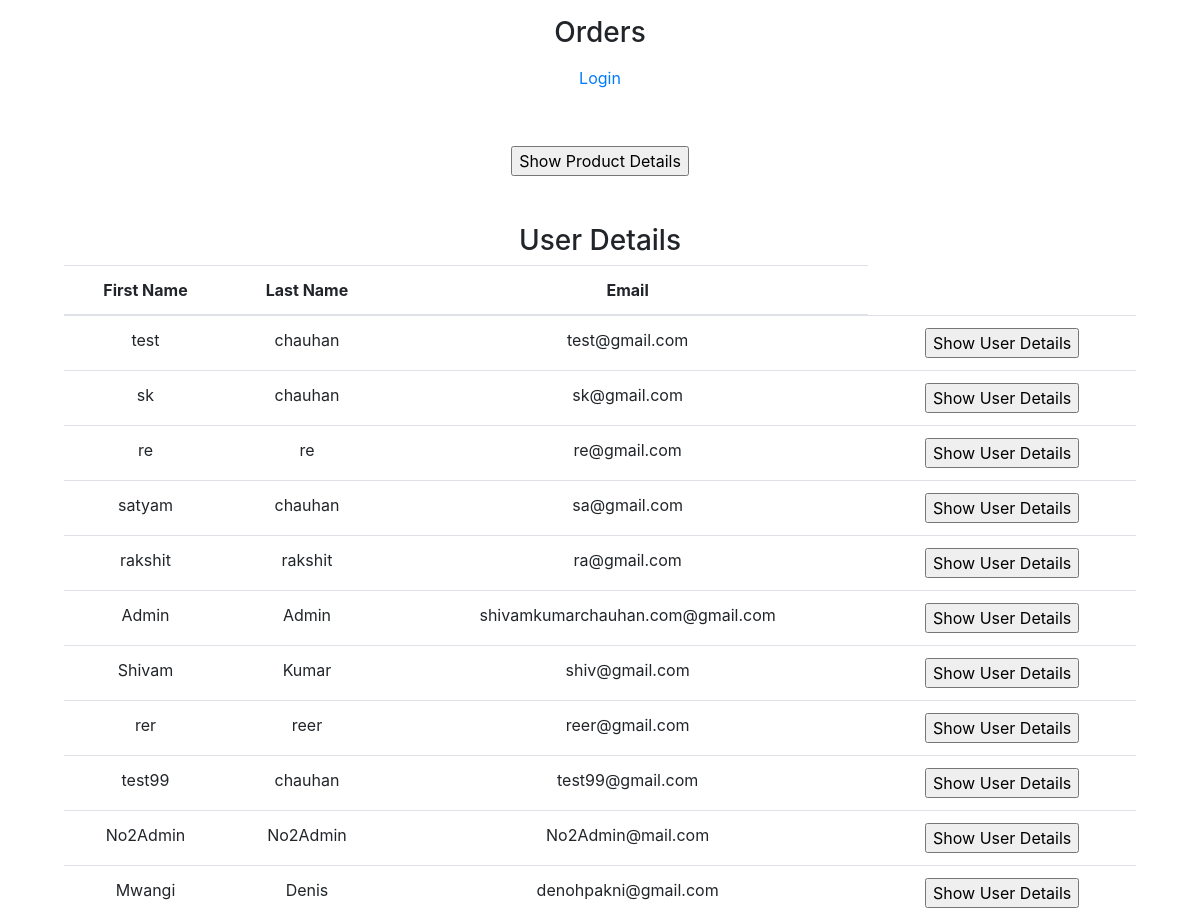
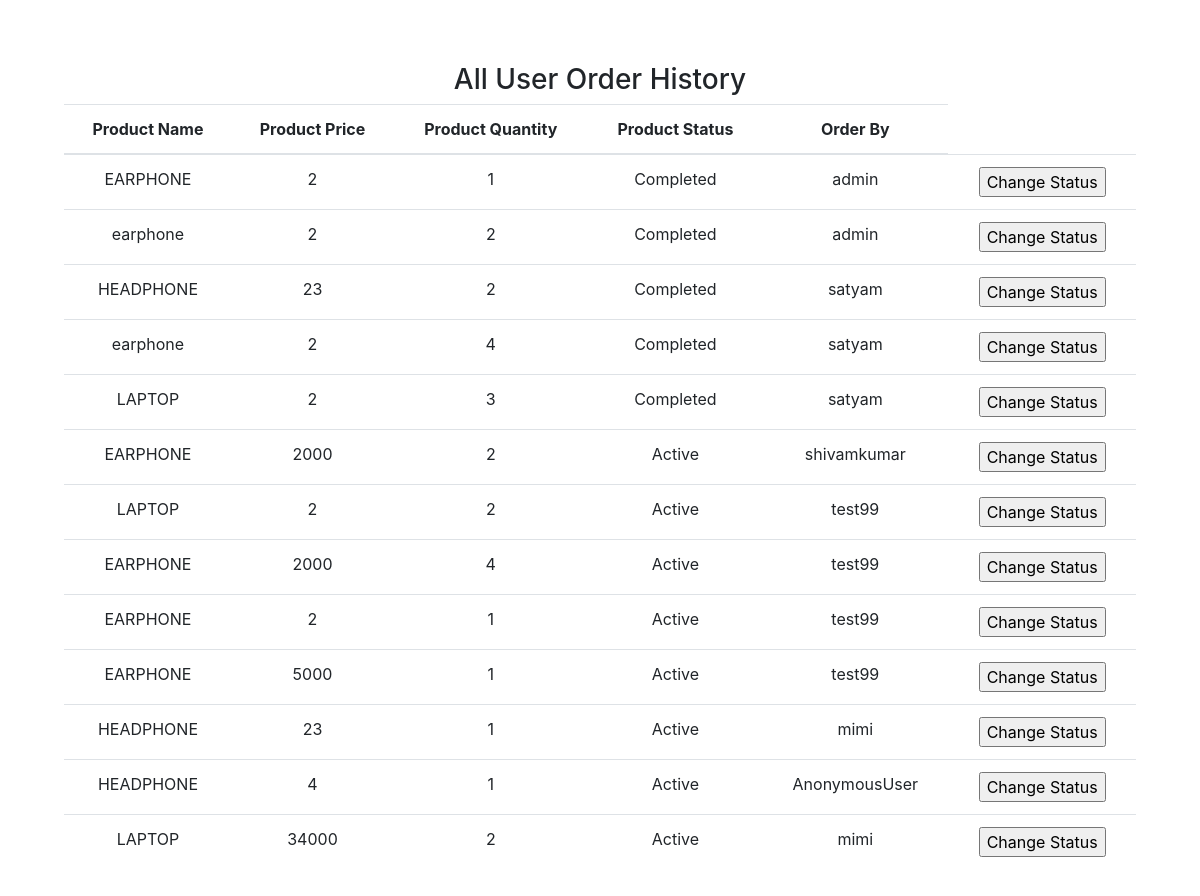
/accounts/admin-dashboard, run on the app's committed database (2 pictures, top to bottom).
### accounts/models.py (models this page shows)
class PlaceOrderModel(models.Model):
    order_by = models.CharField(max_length=20, null=True)
    product_name = models.CharField(max_length=50, null=True)
    product_quantity = models.IntegerField(choices=PRODUCT_QUANTITY, default=1)
    product_price = models.IntegerField(null=True)
    product_status = models.CharField(max_length=10, null=True)

### accounts/views.py (the view)
# urls.py: path('admin-dashboard', views.adminDashboard, name='admin-dashboard'),
def adminDashboard(request):
    allUserDetails = User.objects.all()
    orderDetail = PlaceOrderModel.objects.all()
    context = {'orderDetail': orderDetail, 'allUserDetails': allUserDetails}
    return render(request, 'admin-dashboard.html', context)

### templates/admin-dashboard.html (shortened to what this page needs)
{% extends 'base.html' %}
{% load static %}
{% block body %}
<div class="m-md-5">
        <form action="show-product-details">
            <input type="submit" value="Show Product Details">
        </form>
        <br>
        <br>
        <h3> User Details </h3>
        <table class="table">
            <thead>
            <tr>
                <th>First Name</th>
                <th>Last Name</th>
                <th>Email</th>
            </tr>
            </thead>
            <tbody>
            {% for user in allUserDetails %}
            <tr>
                <td>{{ user.first_name }}</td>
                <td>{{ user.last_name }}</td>
                <td>{{ user.email }}</td>
                <td>
                    <form action="show-user/{{ user.id }}" method="POST">
                        <input type="submit" value="Show User Details">
                    </form>
                </td>
            </tr>
            {% endfor %}
            </tbody>
        </table>
        <br>
        <br>
        <h3> All User Order History </h3>
        <table class="table">
            <thead>
            <tr>
                <th>Product Name</th>
                <th>Product Price</th>
                <th>Product Quantity</th>
                <th>Product Status</th>
                <th>Order By</th>
            </tr>
            </thead>
            <tbody>
            {% for order in orderDetail %}
            <tr>
                <td>{{ order.product_name }}</td>
                <td>{{ order.product_price }}</td>
                <td>{{ order.product_quantity }}</td>
                <td>{{ order.product_status }}</td>
                <td>{{ order.order_by }}</td>
                <td>
                    <form method="POST" action="update-status">
                        <input type="submit" value="Change Status">
                    </form>
                </td>
            </tr>
            {% endfor %}
            </tbody>
        </table>
        </div>
        {% endblock %}

### data on the page
PlaceOrderModel: product_name "EARPHONE", product_price "2", product_quantity "1", product_status "Completed", order_by "admin"
PlaceOrderModel: product_name "earphone", product_price "2", product_quantity "2", product_status "Completed", order_by "admin"
PlaceOrderModel: product_name "HEADPHONE", product_price "23", product_quantity "2", product_status "Completed", order_by "satyam"
PlaceOrderModel: product_name "earphone", product_price "2", product_quantity "4", product_status "Completed", order_by "satyam"
PlaceOrderModel: product_name "LAPTOP", product_price "2", product_quantity "3", product_status "Completed", order_by "satyam"
PlaceOrderModel: product_name "EARPHONE", product_price "2000", product_quantity "2", product_status "Active", order_by "shivamkumar"
PlaceOrderModel: product_name "LAPTOP", product_price "2", product_quantity "2", product_status "Active", order_by "test99"
PlaceOrderModel: product_name "EARPHONE", product_price "2000", product_quantity "4", product_status "Active", order_by "test99"
PlaceOrderModel: product_name "EARPHONE", product_price "2", product_quantity "1", product_status "Active", order_by "test99"
PlaceOrderModel: product_name "EARPHONE", product_price "5000", product_quantity "1", product_status "Active", order_by "test99"
PlaceOrderModel: product_name "HEADPHONE", product_price "23", product_quantity "1", product_status "Active", order_by "mimi"
PlaceOrderModel: product_name "HEADPHONE", product_price "4", product_quantity "1", product_status "Active", order_by "AnonymousUser"
PlaceOrderModel: product_name "LAPTOP", product_price "34000", product_quantity "2", product_status "Active", order_by "mimi"

### other printed values
{{ user.first_name }} "test"
{{ user.last_name }} "chauhan"
{{ user.email }} "test@gmail.com"
{{ user.first_name }} "sk"
{{ user.email }} "sk@gmail.com"
{{ user.first_name }} "re"
{{ user.last_name }} "re"
{{ user.email }} "re@gmail.com"
{{ user.first_name }} "satyam"
{{ user.email }} "sa@gmail.com"
{{ user.first_name }} "rakshit"
{{ user.last_name }} "rakshit"
{{ user.email }} "ra@gmail.com"
{{ user.first_name }} "Admin"
{{ user.last_name }} "Admin"
